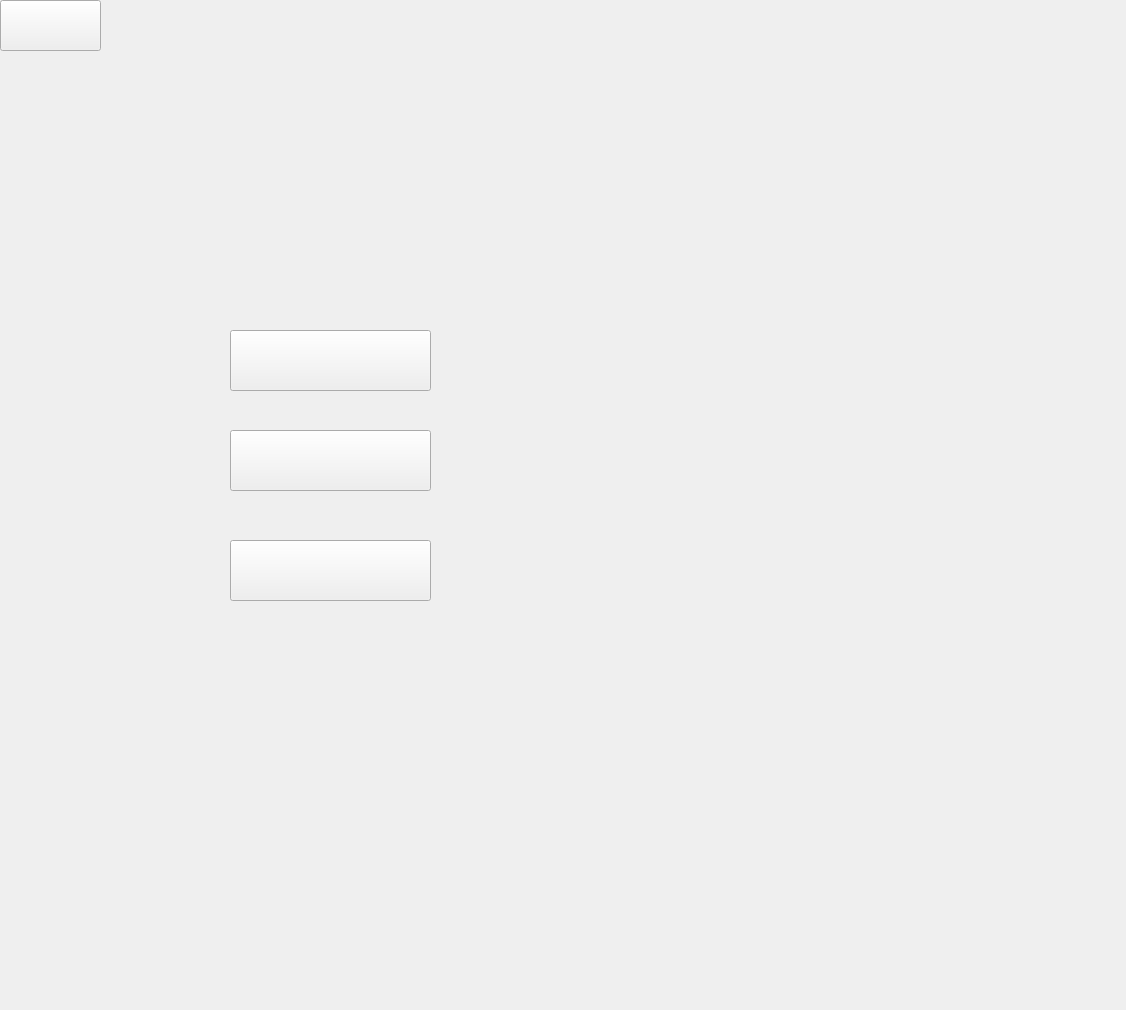
<?xml version="1.0" encoding="UTF-8"?>
<ui version="4.0">
 <class>Widget</class>
 <widget class="QWidget" name="Widget">
  <property name="geometry">
   <rect>
    <x>0</x>
    <y>0</y>
    <width>1126</width>
    <height>1010</height>
   </rect>
  </property>
  <property name="font">
   <font>
    <family>华文琥珀</family>
    <pointsize>12</pointsize>
    <weight>50</weight>
    <italic>false</italic>
    <bold>false</bold>
   </font>
  </property>
  <property name="windowTitle">
   <string>Widget</string>
  </property>
  <property name="styleSheet">
   <string notr="true">font: 12pt &quot;华文琥珀&quot;;
backreound-image:url(&quot;://img/background.png&quot;)</string>
  </property>
  <widget class="QPushButton" name="play">
   <property name="enabled">
    <bool>true</bool>
   </property>
   <property name="geometry">
    <rect>
     <x>230</x>
     <y>330</y>
     <width>201</width>
     <height>61</height>
    </rect>
   </property>
   <property name="font">
    <font>
     <family>华文琥珀</family>
     <pointsize>12</pointsize>
     <weight>50</weight>
     <italic>false</italic>
     <bold>false</bold>
    </font>
   </property>
   <property name="styleSheet">
    <string notr="true"/>
   </property>
   <property name="text">
    <string/>
   </property>
   <property name="icon">
    <iconset resource="src.qrc">
     <normaloff>:/C:/Users/LEO/Desktop/dan.png</normaloff>:/C:/Users/LEO/Desktop/dan.png</iconset>
   </property>
   <property name="iconSize">
    <size>
     <width>307</width>
     <height>117</height>
    </size>
   </property>
   <property name="autoDefault">
    <bool>false</bool>
   </property>
  </widget>
  <widget class="QPushButton" name="style">
   <property name="enabled">
    <bool>true</bool>
   </property>
   <property name="geometry">
    <rect>
     <x>230</x>
     <y>430</y>
     <width>201</width>
     <height>61</height>
    </rect>
   </property>
   <property name="text">
    <string/>
   </property>
   <property name="icon">
    <iconset resource="src.qrc">
     <normaloff>:/C:/Users/LEO/Desktop/shuang.png</normaloff>:/C:/Users/LEO/Desktop/shuang.png</iconset>
   </property>
   <property name="iconSize">
    <size>
     <width>300</width>
     <height>200</height>
    </size>
   </property>
  </widget>
  <widget class="QPushButton" name="help">
   <property name="enabled">
    <bool>true</bool>
   </property>
   <property name="geometry">
    <rect>
     <x>230</x>
     <y>540</y>
     <width>201</width>
     <height>61</height>
    </rect>
   </property>
   <property name="text">
    <string/>
   </property>
   <property name="icon">
    <iconset resource="src.qrc">
     <normaloff>:/C:/Users/LEO/Desktop/hp.png</normaloff>:/C:/Users/LEO/Desktop/hp.png</iconset>
   </property>
   <property name="iconSize">
    <size>
     <width>300</width>
     <height>200</height>
    </size>
   </property>
  </widget>
  <widget class="QPushButton" name="pushButton">
   <property name="geometry">
    <rect>
     <x>0</x>
     <y>0</y>
     <width>101</width>
     <height>51</height>
    </rect>
   </property>
   <property name="text">
    <string/>
   </property>
   <property name="icon">
    <iconset resource="src.qrc">
     <normaloff>:/C:/Users/LEO/Desktop/switch.png</normaloff>:/C:/Users/LEO/Desktop/switch.png</iconset>
   </property>
   <property name="iconSize">
    <size>
     <width>151</width>
     <height>69</height>
    </size>
   </property>
  </widget>
 </widget>
 <resources>
  <include location="src.qrc"/>
 </resources>
 <connections/>
</ui>
